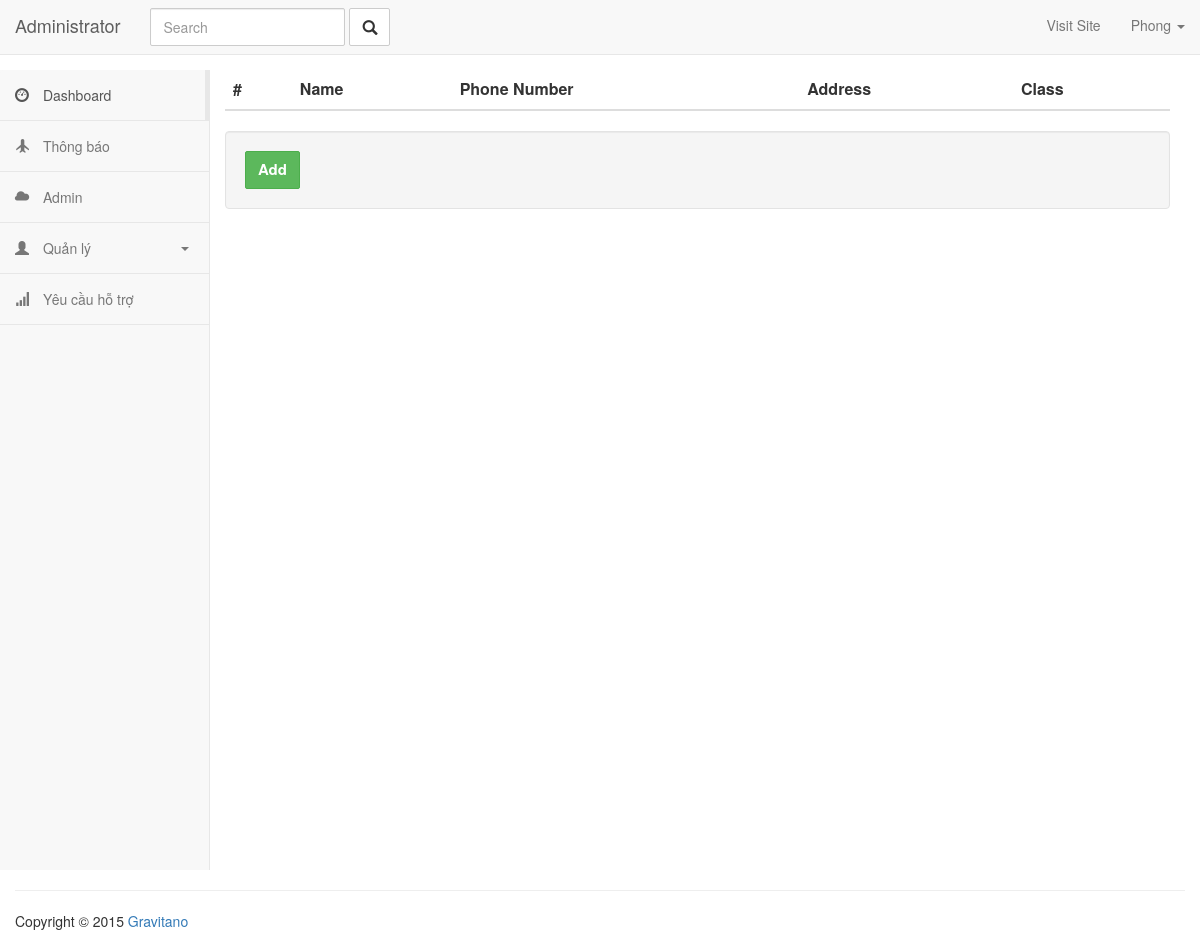
The app's page /admin/newattendance/1 (signed in), older data.
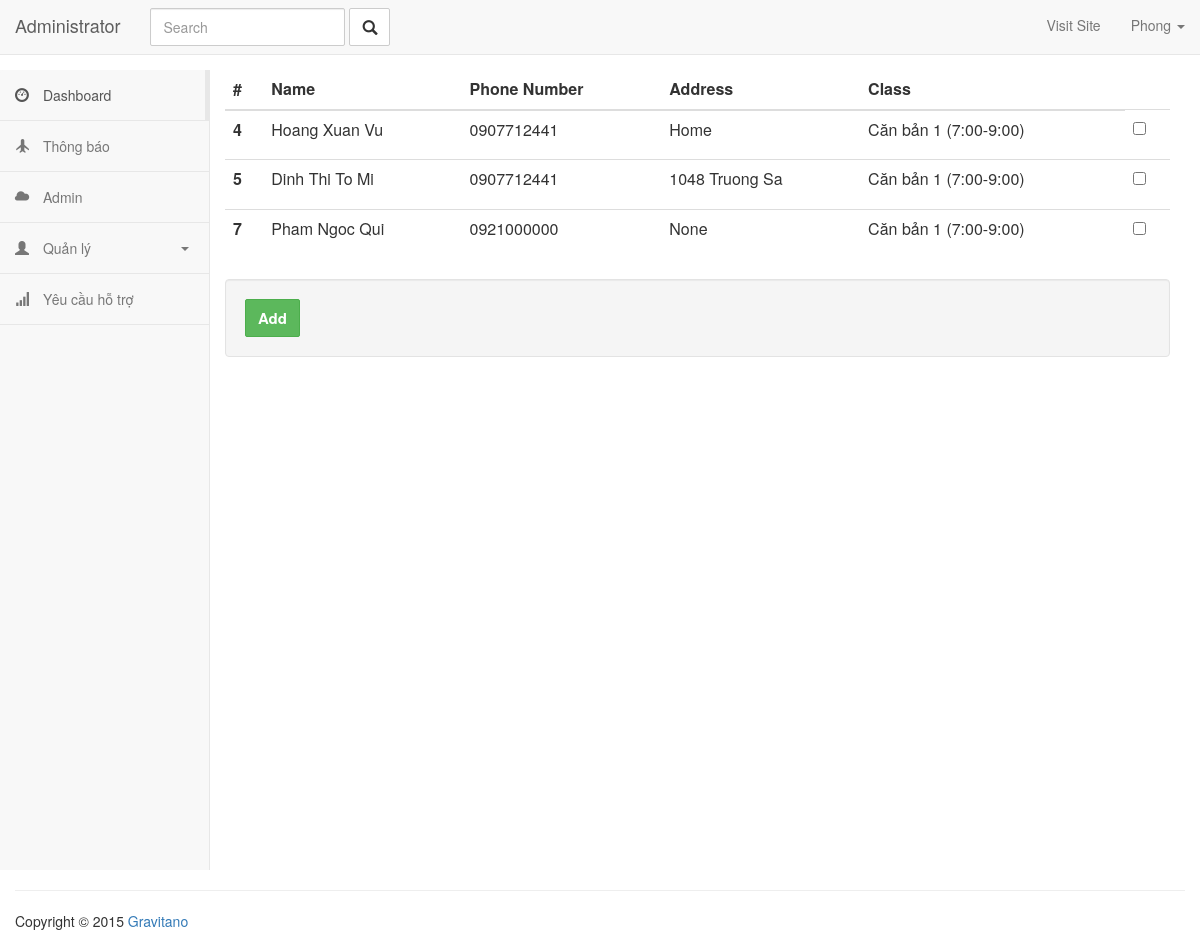
The same page, newer data.
### app/models.py (models this page shows)
class Student(db.Model):
    __tablename__ = 'students'
    id = db.Column(db.Integer, primary_key=True)
    name = db.Column(db.String(64))
    phone_number = db.Column(db.String(64))
    address = db.Column(db.String(128))
    subject_id = db.Column(db.Integer, db.ForeignKey('subjects.id'))
    attendances = db.relationship('Attendance', backref='student', lazy='dynamic')
    pay_day=db.Column(db.String(64))

class Subject(db.Model):
    __tablename__ = 'subjects'
    id = db.Column(db.Integer, primary_key=True)
    name = db.Column(db.String(64), unique=True)
    belong_to = db.Column(db.Integer, db.ForeignKey('users.id'))
    students = db.relationship('Student', backref='subject', lazy='dynamic')
    attendances = db.relationship('Attendance', backref='subject', lazy='dynamic')

### app/main/views.py (the view, shortened to what this page needs)
@main.route('/admin/newattendance/<int:id>', methods=['GET', 'POST'])
@login_required
def newAttendanceQuery(id):
    students = Student.query.filter_by(subject_id=id).all()
    current_subject = Subject.query.get(id)
    form = AttendanceForm()
    return render_template('admin/attendanceform.html', form=form, students=students)

### app/main/forms.py
class AttendanceForm(FlaskForm):
    absent = BooleanField('Absent')
    submit = SubmitField('Add')

### app/models.py (called while the page is built)
@login_manager.user_loader
def load_user(user_id):
    return User.query.get(int(user_id))

### app/templates/admin/attendanceform.html (shortened to what this page needs)
{% extends 'admin/admin_base.html' %}
{% block content %}
<div class="col-md-10">
    <table class="table">
        <thead class="thead-dark">
        <tr>
            <th scope="col">#</th>
            <th scope="col">Name</th>
            <th scope="col">Phone Number</th>
            <th scope="col">Address</th>
            <th scope="col">Class</th>
        </tr>
        </thead>
        <tbody>
        {% for student in students %}
        <tr>
            <th scope="row">{{student.id}}</th>
            <td>{{student.name}}</td>
            <td>{{student.phone_number}}</td>
            <td>{{ student.address }}</td>
            <td>{{ student.subject.name }}</td>
            <td>
                <form method="post">
                    {{form.absent()}}
                </form>
            </td>
        </tr>
        {% endfor %}
        </tbody>
    </table>
    <form class="well form-horizontal" action=" " method="post"  id="contact_form">
        {{ form.submit(class="btn btn-success") }}
    </form>
</div>
{% endblock %}

Row changes from the older to the newer data that the page shows:
now on this page (row edited): Student: id "4", name "Hoang Xuan Vu", phone_number "0907712441", address "Home", subject.name "Căn bản 1 (7:00-9:00)"
now on this page (row edited): Student: id "5", name "Dinh Thi To Mi", phone_number "0907712441", address "1048 Truong Sa", subject.name "Căn bản 1 (7:00-9:00)"
added Student: id "7", name "Pham Ngoc Qui", phone_number "0921000000", address "None", subject.name "Căn bản 1 (7:00-9:00)"
